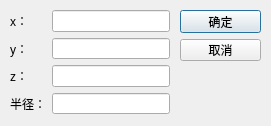
<?xml version="1.0" encoding="UTF-8"?>
<ui version="4.0">
 <class>ParamInputDialog</class>
 <widget class="QDialog" name="ParamInputDialog">
  <property name="geometry">
   <rect>
    <x>0</x>
    <y>0</y>
    <width>271</width>
    <height>126</height>
   </rect>
  </property>
  <property name="windowTitle">
   <string>Dialog</string>
  </property>
  <widget class="QWidget" name="gridLayoutWidget">
   <property name="geometry">
    <rect>
     <x>10</x>
     <y>10</y>
     <width>160</width>
     <height>104</height>
    </rect>
   </property>
   <layout class="QGridLayout" name="gridLayout">
    <item row="0" column="1">
     <widget class="QLineEdit" name="lineEdit_x"/>
    </item>
    <item row="3" column="1">
     <widget class="QLineEdit" name="lineEdit_r"/>
    </item>
    <item row="2" column="0">
     <widget class="QLabel" name="label_z">
      <property name="text">
       <string>z：</string>
      </property>
     </widget>
    </item>
    <item row="2" column="1">
     <widget class="QLineEdit" name="lineEdit_z"/>
    </item>
    <item row="1" column="0">
     <widget class="QLabel" name="label_y">
      <property name="text">
       <string>y：</string>
      </property>
     </widget>
    </item>
    <item row="0" column="0">
     <widget class="QLabel" name="label_x">
      <property name="text">
       <string>x：</string>
      </property>
     </widget>
    </item>
    <item row="1" column="1">
     <widget class="QLineEdit" name="lineEdit_y"/>
    </item>
    <item row="3" column="0">
     <widget class="QLabel" name="label_r">
      <property name="text">
       <string>半径：</string>
      </property>
     </widget>
    </item>
   </layout>
  </widget>
  <widget class="QWidget" name="verticalLayoutWidget">
   <property name="geometry">
    <rect>
     <x>180</x>
     <y>10</y>
     <width>81</width>
     <height>51</height>
    </rect>
   </property>
   <layout class="QVBoxLayout" name="verticalLayout">
    <item>
     <widget class="QPushButton" name="button_ok">
      <property name="text">
       <string>确定</string>
      </property>
     </widget>
    </item>
    <item>
     <widget class="QPushButton" name="button_cancel">
      <property name="text">
       <string>取消</string>
      </property>
     </widget>
    </item>
   </layout>
  </widget>
 </widget>
 <resources/>
 <connections/>
</ui>
